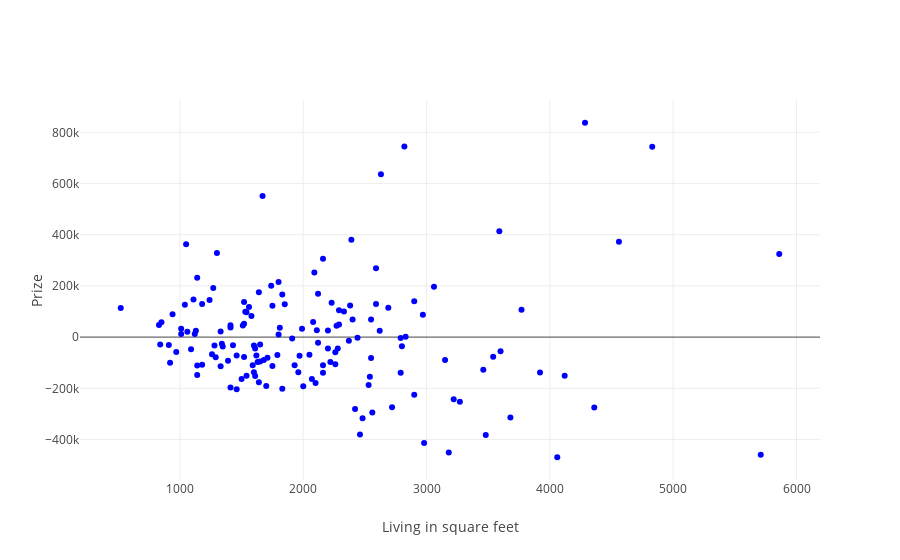
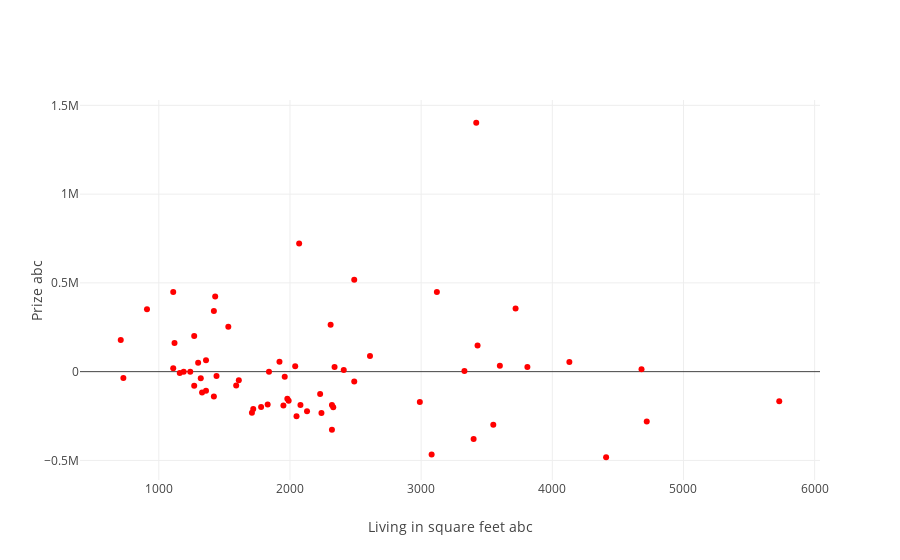

Notebook source saved alongside these figures, in order:
### Code cell
# Solution (Punto 4)
#Calcolate il valore della funzione y = x*w+b per ogni valore di x del training set e del test set 
#(Hint: usate il comando predict). 
#Si plottino, in 2 figure separate, i residui sul training test e sul test set.
#py.init_notebook_mode(connected=True)
#y_pre=linRegr.predict(xTest)

#data=[
#    go.Scatter(x=xTrain[:,0],y=y_retta,mode="markers",name="retta "),
#   go.Scatter(x=xTest[:,0],y=y_pre,mode="markers",name="predict")
#]
#layout = go.Layout()
#fig = go.Figure(data, layout)


#py.iplot(fig)



mTrain = len(xTrain)
mTest = len(xTest)

xTest = np.reshape(xTest,(len(xTest),1))
yhatTrain=linRegr.predict(xTrain)
yhatTest=linRegr.predict(xTest)
data = [
    go.Scatter(x=xTrain[:,0], y=yTrain-yhatTrain, mode="markers", name="data",line = {'color': 'blue'}),
]
layout = go.Layout(
    xaxis = dict(title="Living in square feet"),
    yaxis = dict(title="Prize")
)
fig = go.Figure(data, layout)
py.iplot(fig)
data1 = [
    go.Scatter(x=xTest[:,0], y=yTest-yhatTest, mode="markers", name="data",line = {'color': 'red'}),
]
layout1 = go.Layout(
    xaxis = dict(title="Living in square feet abc"),
    yaxis = dict(title="Prize abc")
)
fig1 = go.Figure(data1, layout1)
py.iplot(fig1)

### Figure 1 — Plotly figure (JSON) as saved in the notebook; plotly's stock layout.template omitted (floating-point values rounded to 4 significant figures; data arrays with more than 128 entries replaced by an {"elided": "..."} marker saying what was removed)
{"data": [{"line": {"color": "blue"}, "mode": "markers", "name": "data", "type": "scatter", "uid": "f4fe219e-df7b-11e8-ba03-a402b9828abf", "x": {"elided": "151 int values"}, "y": {"elided": "151 float values"}}], "layout": {"xaxis": {"title": "Living in square feet"}, "yaxis": {"title": "Prize"}}}

### Figure 2 — Plotly figure (JSON) as saved in the notebook; plotly's stock layout.template omitted (floating-point values rounded to 4 significant figures)
{"data": [{"line": {"color": "red"}, "mode": "markers", "name": "data", "type": "scatter", "uid": "f503767e-df7b-11e8-9ae6-a402b9828abf", "x": [2130, 2230, 3720, 3400, 4130, 1330, 1840, 2310, 1190, 2490, 1320, 1360, 1420, 910, 3120, 1110, 1720, 1440, 2990, 3080, 730, 4410, 5730, 1920, 4680, 2330, 1610, 1430, 1360, 1590, 2610, 4720, 1420, 3810, 2240, 2080, 3430, 2410, 2050, 3330, 1830, 3550, 710, 2070, 2490, 1270, 1950, 2320, 1980, 1240, 3420, 1160, 1530, 2340, 2040, 1110, 1960, 3600, 1780, 2320, 1120, 1710, 1300, 1990, 1270], "y": [-222600.0, -126200.0, 356100.0, -379200.0, 54060.0, -117400.0, -1134.0, 264800.0, -90.08, -55280.0, -37860.0, 64670.0, -139500.0, 351200.0, 448100.0, 18840.0, -210600.0, -24260.0, -171100.0, -467400.0, -36270.0, -482200.0, -166600.0, 56130.0, 13880.0, -199900.0, -48500.0, 423100.0, -107100.0, -77760.0, 87520.0, -280600.0, 341500.0, 25800.0, -233100.0, -188200.0, 146700.0, 9106.0, -250600.0, 3407.0, -184900.0, -298700.0, 178700.0, 721600.0, 517200.0, 201000.0, -191000.0, -327500.0, -152100.0, -924.3, 1402000.0, -6990.0, 253400.0, 25720.0, 29730.0, 448800.0, -28340.0, 33490.0, -198700.0, -187500.0, 161500.0, -232200.0, 49870.0, -164400.0, -79020.0]}], "layout": {"xaxis": {"title": "Living in square feet abc"}, "yaxis": {"title": "Prize abc"}}}
